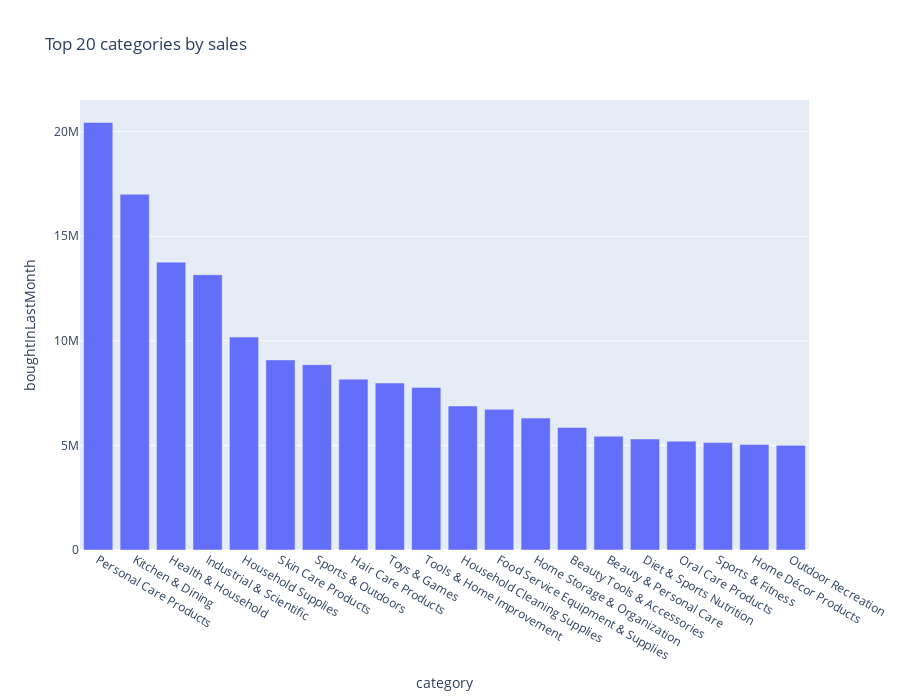

Notebook cell for this chart:
### Code cell
from plotly.express import bar
bar(data_frame=df[['category', 'boughtInLastMonth']].groupby(by=['category']).sum().reset_index().sort_values(by='boughtInLastMonth', ascending=False).head(n=20).rename({0: 'count'}, axis=1),
    x='category', y='boughtInLastMonth', title='Top 20 categories by sales', height=700)

### Figure 1 — Plotly figure (JSON) as saved in the notebook; plotly's stock layout.template omitted (floating-point values rounded to 4 significant figures)
{"data": [{"alignmentgroup": "True", "hovertemplate": "category=%{x}<br>boughtInLastMonth=%{y}<extra></extra>", "legendgroup": "", "marker": {"color": "#636efa", "pattern": {"shape": ""}}, "name": "", "offsetgroup": "", "orientation": "v", "showlegend": false, "textposition": "auto", "type": "bar", "x": ["Personal Care Products", "Kitchen & Dining", "Health & Household", "Industrial & Scientific", "Household Supplies", "Skin Care Products", "Sports & Outdoors", "Hair Care Products", "Toys & Games", "Tools & Home Improvement", "Household Cleaning Supplies", "Food Service Equipment & Supplies", "Home Storage & Organization", "Beauty Tools & Accessories", "Beauty & Personal Care", "Diet & Sports Nutrition", "Oral Care Products", "Sports & Fitness", "Home Décor Products", "Outdoor Recreation"], "xaxis": "x", "y": [20437450, 17006100, 13761550, 13158600, 10178450, 9086750, 8858600, 8167250, 7982850, 7774350, 6886050, 6727950, 6306400, 5857750, 5435600, 5308850, 5203450, 5134450, 5040600, 5003350], "yaxis": "y"}], "layout": {"barmode": "relative", "height": 700, "legend": {"tracegroupgap": 0}, "title": {"text": "Top 20 categories by sales"}, "xaxis": {"anchor": "y", "domain": [0, 1], "title": {"text": "category"}}, "yaxis": {"anchor": "x", "domain": [0, 1], "title": {"text": "boughtInLastMonth"}}}}
